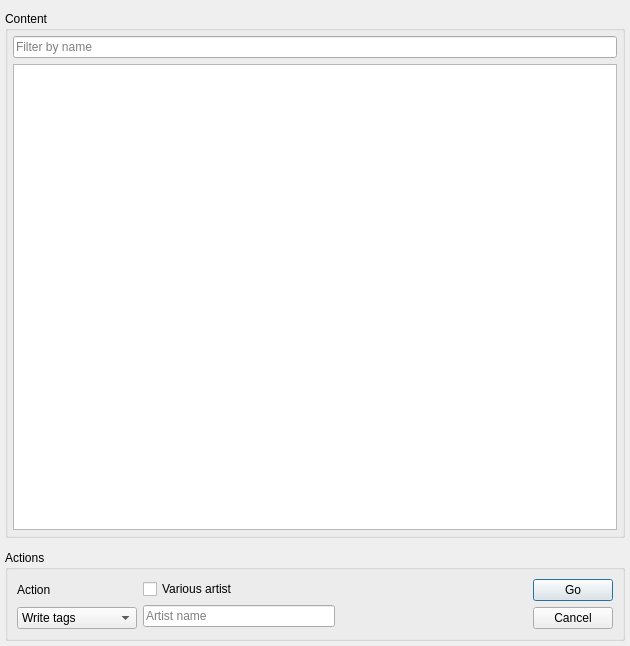
<?xml version="1.0" encoding="UTF-8"?>
<ui version="4.0">
 <class>MusicManager</class>
 <widget class="QDialog" name="MusicManager">
  <property name="geometry">
   <rect>
    <x>0</x>
    <y>0</y>
    <width>630</width>
    <height>646</height>
   </rect>
  </property>
  <property name="windowTitle">
   <string>MusicManager</string>
  </property>
  <layout class="QVBoxLayout" name="verticalLayout_2">
   <property name="leftMargin">
    <number>5</number>
   </property>
   <property name="topMargin">
    <number>5</number>
   </property>
   <property name="rightMargin">
    <number>5</number>
   </property>
   <property name="bottomMargin">
    <number>5</number>
   </property>
   <item>
    <widget class="DirSelector" name="widgetMusicDir" native="true"/>
   </item>
   <item>
    <widget class="QGroupBox" name="groupBoxContent">
     <property name="title">
      <string>Content</string>
     </property>
     <layout class="QVBoxLayout" name="verticalLayout_4">
      <property name="leftMargin">
       <number>5</number>
      </property>
      <property name="topMargin">
       <number>5</number>
      </property>
      <property name="rightMargin">
       <number>5</number>
      </property>
      <property name="bottomMargin">
       <number>5</number>
      </property>
      <item>
       <widget class="QLineEdit" name="lineEditFilter">
        <property name="placeholderText">
         <string>Filter by name</string>
        </property>
       </widget>
      </item>
      <item>
       <widget class="QTreeView" name="treeView"/>
      </item>
     </layout>
    </widget>
   </item>
   <item>
    <widget class="DirSelector" name="widgetFlashDir" native="true"/>
   </item>
   <item>
    <widget class="QGroupBox" name="groupBoxActions">
     <property name="title">
      <string>Actions</string>
     </property>
     <layout class="QVBoxLayout" name="verticalLayout">
      <item>
       <layout class="QHBoxLayout" name="horizontalLayout_3">
        <item>
         <layout class="QVBoxLayout" name="verticalLayoutAction">
          <item>
           <widget class="QLabel" name="labelAction">
            <property name="text">
             <string>Action</string>
            </property>
           </widget>
          </item>
          <item>
           <widget class="QComboBox" name="comboBoxAction">
            <item>
             <property name="text">
              <string>Write tags</string>
             </property>
            </item>
            <item>
             <property name="text">
              <string>Copy to car flash</string>
             </property>
            </item>
           </widget>
          </item>
         </layout>
        </item>
        <item>
         <layout class="QVBoxLayout" name="verticalLayoutVa">
          <item>
           <widget class="QCheckBox" name="checkBoxVa">
            <property name="text">
             <string>Various artist</string>
            </property>
           </widget>
          </item>
          <item>
           <widget class="QLineEdit" name="lineEditVaName">
            <property name="placeholderText">
             <string>Artist name</string>
            </property>
           </widget>
          </item>
         </layout>
        </item>
        <item>
         <spacer name="horizontalSpacer">
          <property name="orientation">
           <enum>Qt::Horizontal</enum>
          </property>
          <property name="sizeHint" stdset="0">
           <size>
            <width>40</width>
            <height>20</height>
           </size>
          </property>
         </spacer>
        </item>
        <item>
         <layout class="QVBoxLayout" name="verticalLayoutButton">
          <item>
           <widget class="QPushButton" name="pushButtonGo">
            <property name="text">
             <string>Go</string>
            </property>
           </widget>
          </item>
          <item>
           <widget class="QPushButton" name="pushButtonCancel">
            <property name="text">
             <string>Cancel</string>
            </property>
           </widget>
          </item>
         </layout>
        </item>
       </layout>
      </item>
     </layout>
    </widget>
   </item>
  </layout>
 </widget>
 <customwidgets>
  <customwidget>
   <class>DirSelector</class>
   <extends>QWidget</extends>
   <header location="global">dirselector.h</header>
   <container>1</container>
  </customwidget>
 </customwidgets>
 <resources/>
 <connections/>
</ui>
